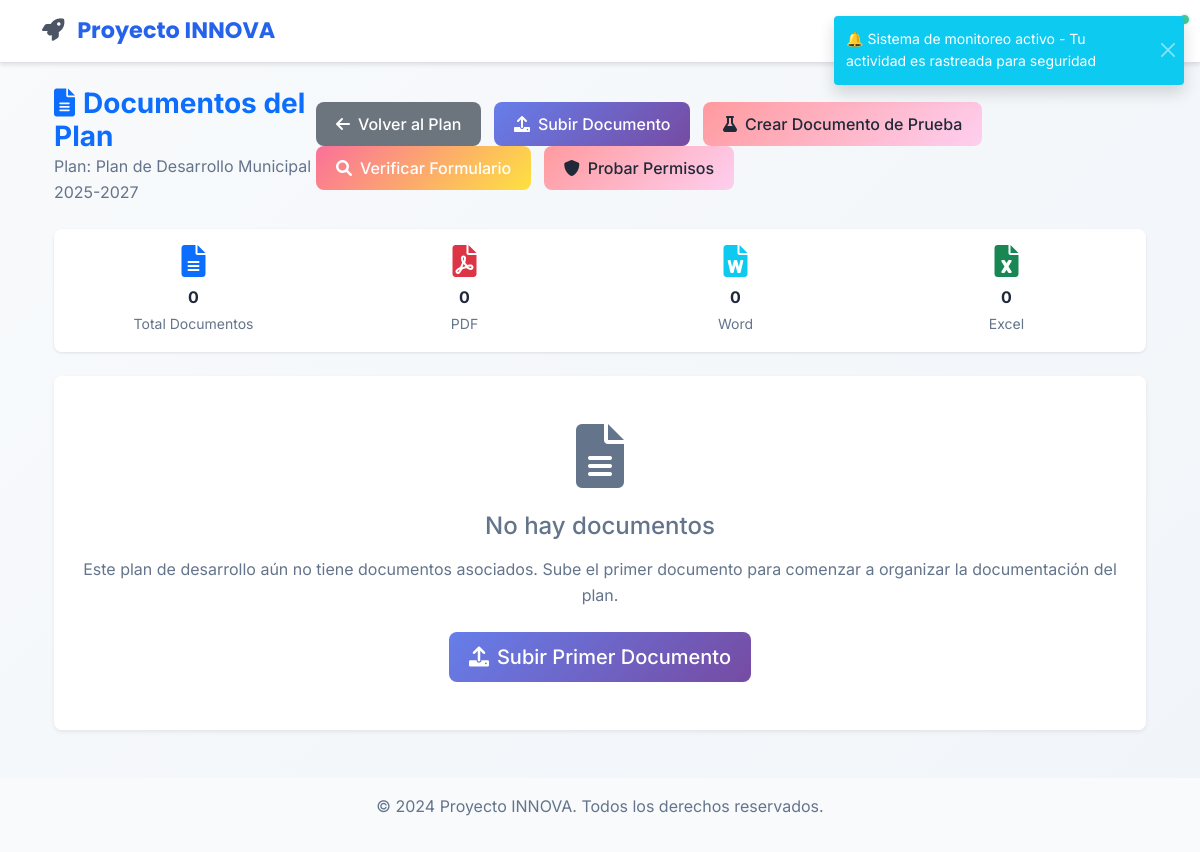
Page /planes/1/documentos (signed in) on the earlier database version.
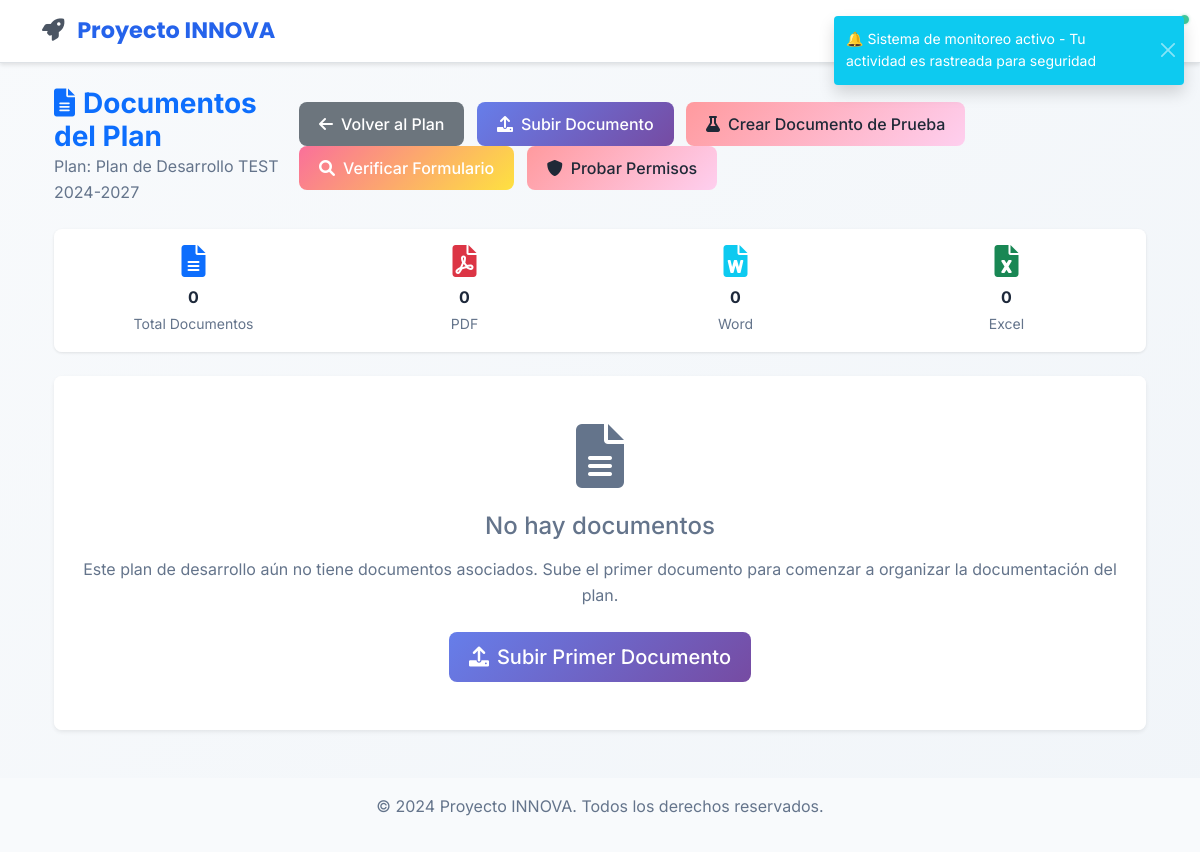
Same page on the later database version.
### app/models/plan_desarrollo.py (models this page shows, shortened)
class PlanDesarrollo(db.Model):
    __tablename__ = 'planes_desarrollo'
    id = db.Column(db.Integer, primary_key=True)
    titulo = db.Column(db.String(200), nullable=False)
    descripcion = db.Column(db.Text)
    anio_inicio = db.Column(db.Integer, nullable=False)
    anio_fin = db.Column(db.Integer, nullable=False)
    estado = db.Column(db.String(20), default='borrador')  # borrador, activo, finalizado, cancelado
    municipio_id = db.Column(db.Integer, db.ForeignKey('users.id'), nullable=False)
    municipio = db.relationship('User', backref=db.backref('planes_desarrollo', lazy=True))
    created_at = db.Column(db.DateTime, default=datetime.utcnow)
    updated_at = db.Column(db.DateTime, default=datetime.utcnow, onupdate=datetime.utcnow)
    presupuesto_total = db.Column(db.Float, default=0.0)
    prioridad = db.Column(db.String(20), default='media')  # baja, media, alta, critica

### app/views/planes.py (the view)
@planes_bp.route('/<int:plan_id>/documentos')
@login_required
def documentos(plan_id):
    plan = get_plan_or_404(plan_id, current_user)
    documentos = Documento.query.filter_by(plan_id=plan_id, estado='activo').order_by(Documento.fecha_subida.desc()).all()
    return render_template('planes/documentos.html', title='Documentos', plan=plan, documentos=documentos)

### app/models/user.py (called while the page is built)
    def is_admin(self):
        if self.active_roles:
            admin_names = ['admin', 'administrador']
            return any(ur.role.name.lower() in admin_names for ur in self.active_roles)
        return self.legacy_role == 'admin'

### app/views/planes.py (called while the page is built)
def get_plan_or_404(plan_id, current_user):
    puede_ver_global = current_user.is_admin() or current_user.is_editor()
    if puede_ver_global:
        plan = PlanDesarrollo.query.filter_by(id=plan_id).first_or_404()
    else:
        plan = PlanDesarrollo.query.filter_by(id=plan_id, municipio=current_user).first_or_404()
    return plan

### app/templates/planes/documentos.html (shortened to what the changed rows need)
{% extends "base.html" %}
{% block content %}
<div class="container-fluid mt-4">
    <div class="row mb-4">
        <div class="col-12">
            <div class="d-flex justify-content-between align-items-center">
                <div>
                    <h1 class="h3 mb-0 text-primary fw-bold">
                        <i class="fas fa-file-alt me-2"></i>Documentos del Plan
                    </h1>
                    <p class="text-muted mb-0">Plan: {{ plan.titulo }}</p>
                </div>
            </div>
        </div>
    </div>
</div>
{% endblock %}

Differences in the rows shown:
changed PlanDesarrollo: titulo "Plan de Desarrollo Municipal 2025-2027" → "Plan de Desarrollo TEST 2024-2027"
